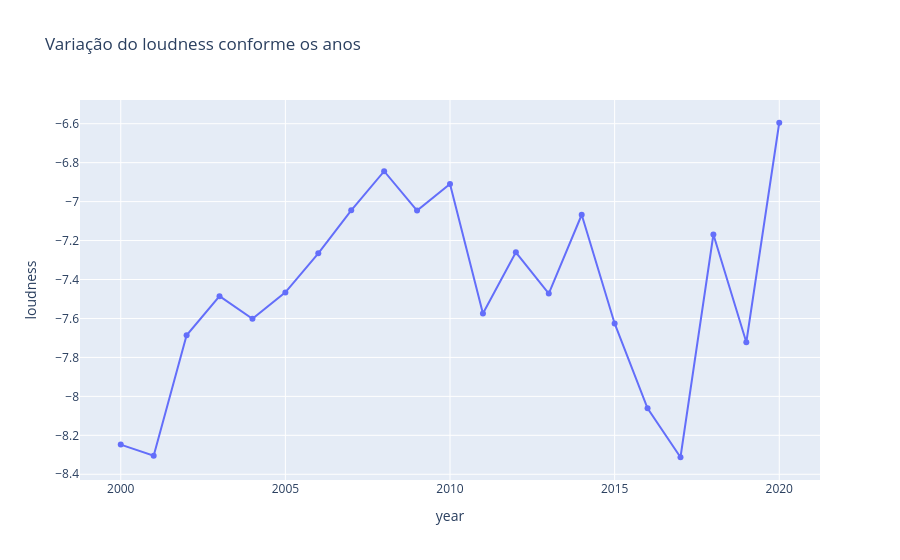

The cell this chart's notebook holds for it:
### Code cell
import plotly.express as px

fig = px.line(dados_anos.toPandas(), x='year', y='loudness', markers=True, title='Variação do loudness conforme os anos')
fig.show()

### Figure 1 — Plotly figure (JSON) as saved in the notebook; plotly's stock layout.template omitted (floating-point values rounded to 4 significant figures)
{"data": [{"hovertemplate": "year=%{x}<br>loudness=%{y}<extra></extra>", "legendgroup": "", "line": {"color": "#636efa", "dash": "solid"}, "marker": {"symbol": "circle"}, "mode": "lines+markers", "name": "", "orientation": "v", "showlegend": false, "type": "scatter", "x": [2000, 2001, 2002, 2003, 2004, 2005, 2006, 2007, 2008, 2009, 2010, 2011, 2012, 2013, 2014, 2015, 2016, 2017, 2018, 2019, 2020], "xaxis": "x", "y": [-8.248, -8.305, -7.687, -7.486, -7.602, -7.466, -7.266, -7.045, -6.844, -7.046, -6.91, -7.575, -7.261, -7.472, -7.067, -7.626, -8.061, -8.313, -7.169, -7.722, -6.595], "yaxis": "y"}], "layout": {"legend": {"tracegroupgap": 0}, "title": {"text": "Variação do loudness conforme os anos"}, "xaxis": {"anchor": "y", "domain": [0, 1], "title": {"text": "year"}}, "yaxis": {"anchor": "x", "domain": [0, 1], "title": {"text": "loudness"}}}}
